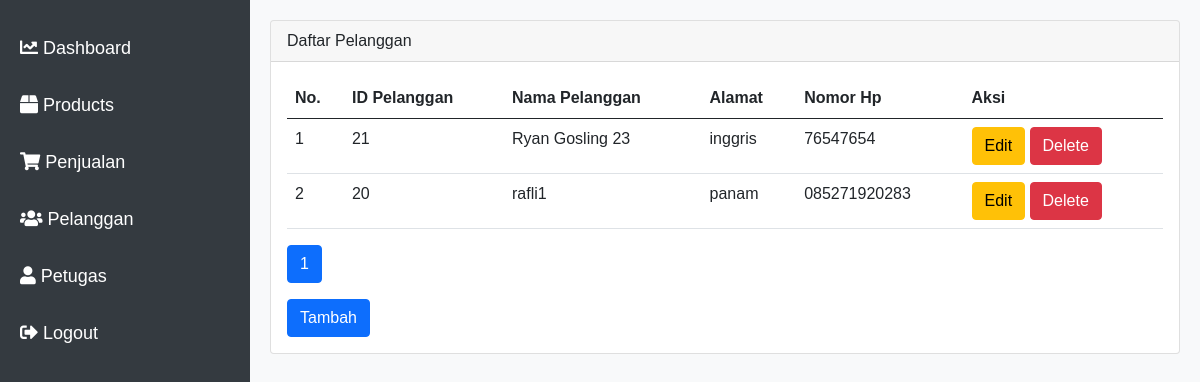
/kasir_ukk/pelanggan.php (signed in), run on the app's committed database.
### tables this page shows
CREATE TABLE `pelanggan` (
  `PelangganID` int(11) NOT NULL,
  `NamaPelanggan` varchar(255) NOT NULL,
  `Alamat` text NOT NULL,
  `NomorTelepon` varchar(15) NOT NULL
);

### kasir_ukk/pelanggan.php (the view, shortened to what this page needs)
<!DOCTYPE html>
<html lang="en">
<head>
    <link href="https://cdn.jsdelivr.net/npm/bootstrap@5.0.0/dist/css/bootstrap.min.css" rel="stylesheet">
</head>
<body>
<?php
include 'sidebar.php';
?>
<div id="content">
    <div class="card">
        <div class="card-header">
            Daftar Pelanggan
        </div>
        <div class="card-body">
            <?php
            $dbHost = "localhost";
            $dbUser = "root";
            $dbPassword = "";
            $dbName = "ukk";
            $conn = new mysqli($dbHost, $dbUser, $dbPassword, $dbName);
            $recordsPerPage = 5;
            $page = isset($_GET['page']) ? (int)$_GET['page'] : 1;
            $offset = ($page - 1) * $recordsPerPage;
            $query = "SELECT * FROM pelanggan ORDER BY PelangganID DESC LIMIT $offset, $recordsPerPage";
            $result = $conn->query($query);
            $counter = $offset + 1;
            if ($result->num_rows > 0) {
                echo '<table class="table">
                        <thead>
                            <tr>
                                <th scope="col">No.</th>
                                <th scope="col">ID Pelanggan</th>
                                <th scope="col">Nama Pelanggan</th>
                                <th scope="col">Alamat</th>
                                <th scope="col">Nomor Hp</th>
                                <th scope="col">Aksi</th>
                            </tr>
                        </thead>
                        <tbody>';
                while ($row = $result->fetch_assoc()) {
                    echo '<tr>
                            <td>' . $counter . '</td>
                            <td>' . $row["PelangganID"] . '</td>
                            <td>' . $row["NamaPelanggan"] . '</td>
                            <td>' . $row["Alamat"] . '</td>
                            <td>' . $row["NomorTelepon"] . '</td>
                            <td>
                                <a href="edit_pelanggan.php?id=' . $row["PelangganID"] . '" class="btn btn-warning">Edit</a>
                                <a href="hapus_pelanggan.php?id=' . $row["PelangganID"] . '" class="btn btn-danger">Delete</a>
                            </td>
                        </tr>';
                    $counter++;
                }
                echo '</tbody></table>';
                echo '<nav aria-label="Page navigation">
                        <ul class="pagination justify-content-start">';
                for ($i = 1; $i <= ceil($conn->query("SELECT COUNT(*) FROM pelanggan")->fetch_row()[0] / $recordsPerPage); $i++) {
                    echo '<li class="page-item ' . ($page == $i ? 'active' : '') . '"><a class="page-link" href="?page=' . $i . '">' . $i . '</a></li>';
                }
                echo '</ul>
                      </nav>';
            } else {
                echo '<div class="alert alert-warning" role="alert">No customers found.</div>';
            }
            ?>
            <a href="tambah_pelanggan.php" class="btn btn-primary">Tambah</a>
        </div>
    </div>
</div>
</body>
</html>

### kasir_ukk/sidebar.php (style rules this page uses)
body { font-family: 'Arial', sans-serif; background-color: #f8f9fa; }
#content { margin-left: 250px; padding: 20px; }

### data on the page
pelanggan: PelangganID "21", NamaPelanggan "Ryan Gosling 23", Alamat "inggris", NomorTelepon "76547654"
pelanggan: PelangganID "20", NamaPelanggan "rafli1", Alamat "panam", NomorTelepon "085271920283"
